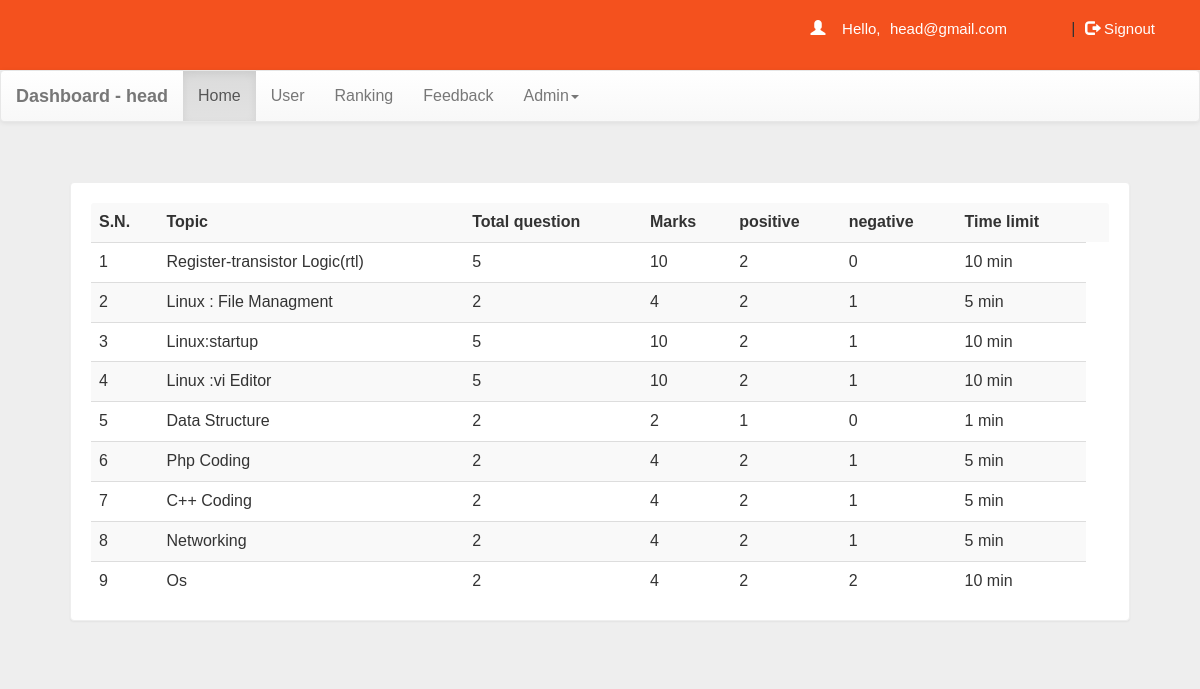
The page /headdash.php?q=0 (signed in) on the database its author committed.
### tables this page shows
CREATE TABLE `quiz` (
  `eid` text NOT NULL,
  `title` varchar(100) NOT NULL,
  `sahi` int(11) NOT NULL,
  `wrong` int(11) NOT NULL,
  `total` int(11) NOT NULL,
  `time` bigint(20) NOT NULL,
  `intro` text NOT NULL,
  `tag` varchar(100) NOT NULL,
  `date` timestamp NOT NULL DEFAULT current_timestamp() ON UPDATE current_timestamp(),
  `email` varchar(50) DEFAULT NULL
);

### headdash.php (the view, shortened to what this page needs)
<!DOCTYPE html>
<html>
<head>
<link  rel="stylesheet" href="css/bootstrap.min.css"/>
 <link  rel="stylesheet" href="css/bootstrap-theme.min.css"/>
 <link rel="stylesheet" href="css/main.css">
 <link  rel="stylesheet" href="css/font.css">
</head>
<body style="background:#eee;">
<div class="header">
<div class="row">
<?php
 include_once 'dbConnection.php';
$email=$_SESSION['email'];
  if(!(isset($_SESSION['email']))){
header("location:index.php");
}
else
{
echo '<span class="pull-right top title1" ><span class="log1"><span class="glyphicon glyphicon-user" aria-hidden="true"></span>&nbsp;&nbsp;&nbsp;&nbsp;Hello,</span> <a href="headdash.php" class="log log1">'.$email.'</a>&nbsp;|&nbsp;<a href="logout.php?q=headdash.php" class="log"><span class="glyphicon glyphicon-log-out" aria-hidden="true"></span>&nbsp;Signout</button></a></span>';
}?>
</div></div>
<nav class="navbar navbar-default title1">
  <div class="container-fluid">
    <div class="navbar-header">
      <a class="navbar-brand" href="headdash.php?q=0"><b>Dashboard - head</b></a>
    </div>
    <div class="collapse navbar-collapse" id="bs-example-navbar-collapse-1">
      <ul class="nav navbar-nav">
        <li <?php if(@$_GET['q']==0) echo'class="active"'; ?>><a href="headdash.php?q=0">Home<span class="sr-only">(current)</span></a></li>
        <li <?php if(@$_GET['q']==1) echo'class="active"'; ?>><a href="headdash.php?q=1">User</a></li>
		<li <?php if(@$_GET['q']==2) echo'class="active"'; ?>><a href="headdash.php?q=2">Ranking</a></li>
		<li <?php if(@$_GET['q']==3) echo'class="active"'; ?>><a href="headdash.php?q=3">Feedback</a></li>
        <li class="dropdown <?php if(@$_GET['q']==4 || @$_GET['q']==5) echo'active'; ?>">
          <a href="#" class="dropdown-toggle" data-toggle="dropdown" role="button" aria-haspopup="true" aria-expanded="false">Admin<span class="caret"></span></a>
        </li>
      </ul>
          </div>
  </div>
</nav>
<div class="container">
<div class="row">
<div class="col-md-12">
<?php if(@$_GET['q']==0) {
$result = mysqli_query($con,"SELECT * FROM quiz ORDER BY date DESC") or die('Error');
echo  '<div class="panel"><table class="table table-striped title1">
<tr><td><b>S.N.</b></td><td><b>Topic</b></td><td><b>Total question</b></td><td><b>Marks</b></td><td><b>positive</b></td><td><b>negative</b></td><td><b>Time limit</b></td><td></td></tr>';
$c=1;
while($row = mysqli_fetch_array($result)) {
	$title = $row['title'];
	$total = $row['total'];
	$sahi = $row['sahi'];
  $wrong = $row['wrong'];
    $time = $row['time'];
	$eid = $row['eid'];
$q12=mysqli_query($con,"SELECT score FROM history WHERE eid='$eid' AND email='$email'" )or die('Error98');
$rowcount=mysqli_num_rows($q12);
if($rowcount == 0){
	echo '<tr><td>'.$c++.'</td><td>'.$title.'</td><td>'.$total.'</td><td>'.$sahi*$total.'</td><td>'.$sahi.'</td><td>'.$wrong.'</td><td>'.$time.'&nbsp;min</td>
	</tr>';
}
else
{
echo '<tr style="color:#8A2BE2"><td>'.$c++.'</td><td>'.$title.'&nbsp;<span title="This quiz is already solve by you" class="glyphicon glyphicon-ok" aria-hidden="true"></span></td><td>'.$total.'</td><td>'.$sahi*$total.'</td><td>'.$time.'&nbsp;min</td>
	</tr>';
}
}
echo '</table></div>';
}
?>
</div>
</div></div>
</body>
</html>

### css/main.css (style rules this page uses)
body { overflow-x:hidden; width:100%; font-size: 12px !important; font-family: Montserrat, sans-serif; background:#eee; min-height:550px; background-attachment:fixed; }
.panel { border-color:#eee; margin:40px; padding:20px; font: 15px "Century Gothic", "Times Roman", sans-serif; }
.header { background:#f4511e; height:70px; }
.title1 { font: 16px "Century Gothic", "Times Roman", sans-serif; }
.top { margin-top:20px; }
.log1 { font: 15px 'Montserrat', sans-serif; color:#fff; margin-left:10px; }
.log { margin:10px; margin-right:60px; margin-left:5px; color:#fff; text-decoration:none; font-size:20px; font-size:15px; }

### rows shown on the page
quiz: title "Register-transistor Logic(rtl)", total "5", $sahi*$total "10", sahi "2", wrong "0", time "10"
quiz: title "Linux : File Managment", total "2", $sahi*$total "4", sahi "2", wrong "1", time "5"
quiz: title "Linux:startup", total "5", $sahi*$total "10", sahi "2", wrong "1", time "10"
quiz: title "Linux :vi Editor", total "5", $sahi*$total "10", sahi "2", wrong "1", time "10"
quiz: title "Data Structure", total "2", $sahi*$total "2", sahi "1", wrong "0", time "1"
quiz: title "Php Coding", total "2", $sahi*$total "4", sahi "2", wrong "1", time "5"
quiz: title "C++ Coding", total "2", $sahi*$total "4", sahi "2", wrong "1", time "5"
quiz: title "Networking", total "2", $sahi*$total "4", sahi "2", wrong "1", time "5"
quiz: title "Os", total "2", $sahi*$total "4", sahi "2", wrong "2", time "10"

### other values the page prints
$email "head@gmail.com"
